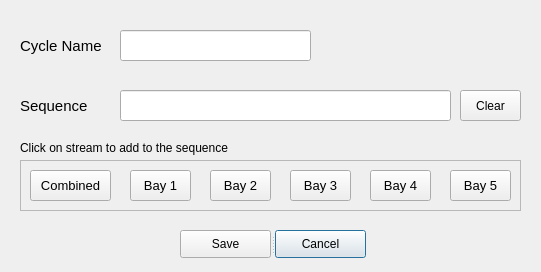
<?xml version="1.0" encoding="UTF-8"?>
<ui version="4.0">
 <class>Form</class>
 <widget class="QWidget" name="Form">
  <property name="geometry">
   <rect>
    <x>0</x>
    <y>0</y>
    <width>541</width>
    <height>272</height>
   </rect>
  </property>
  <property name="windowTitle">
   <string>Sequence Edit</string>
  </property>
  <widget class="QLabel" name="nameLabel">
   <property name="geometry">
    <rect>
     <x>20</x>
     <y>30</y>
     <width>101</width>
     <height>31</height>
    </rect>
   </property>
   <property name="font">
    <font>
     <pointsize>11</pointsize>
    </font>
   </property>
   <property name="text">
    <string>Cycle Name</string>
   </property>
  </widget>
  <widget class="QLabel" name="sequenceLabel">
   <property name="geometry">
    <rect>
     <x>20</x>
     <y>90</y>
     <width>81</width>
     <height>31</height>
    </rect>
   </property>
   <property name="font">
    <font>
     <pointsize>11</pointsize>
    </font>
   </property>
   <property name="text">
    <string>Sequence</string>
   </property>
  </widget>
  <widget class="QToolButton" name="clearButton">
   <property name="geometry">
    <rect>
     <x>460</x>
     <y>90</y>
     <width>61</width>
     <height>31</height>
    </rect>
   </property>
   <property name="text">
    <string>Clear</string>
   </property>
  </widget>
  <widget class="QFrame" name="frame">
   <property name="geometry">
    <rect>
     <x>20</x>
     <y>160</y>
     <width>501</width>
     <height>51</height>
    </rect>
   </property>
   <property name="frameShape">
    <enum>QFrame::StyledPanel</enum>
   </property>
   <widget class="QToolButton" name="combinedButton">
    <property name="geometry">
     <rect>
      <x>10</x>
      <y>10</y>
      <width>81</width>
      <height>31</height>
     </rect>
    </property>
    <property name="font">
     <font>
      <pointsize>10</pointsize>
     </font>
    </property>
    <property name="text">
     <string>Combined</string>
    </property>
   </widget>
   <widget class="QToolButton" name="bay1Button">
    <property name="geometry">
     <rect>
      <x>110</x>
      <y>10</y>
      <width>61</width>
      <height>31</height>
     </rect>
    </property>
    <property name="font">
     <font>
      <pointsize>10</pointsize>
     </font>
    </property>
    <property name="text">
     <string>Bay 1</string>
    </property>
   </widget>
   <widget class="QToolButton" name="bay5Button">
    <property name="geometry">
     <rect>
      <x>430</x>
      <y>10</y>
      <width>61</width>
      <height>31</height>
     </rect>
    </property>
    <property name="font">
     <font>
      <pointsize>10</pointsize>
     </font>
    </property>
    <property name="text">
     <string>Bay 5</string>
    </property>
   </widget>
   <widget class="QToolButton" name="bay2Button">
    <property name="geometry">
     <rect>
      <x>190</x>
      <y>10</y>
      <width>61</width>
      <height>31</height>
     </rect>
    </property>
    <property name="font">
     <font>
      <pointsize>10</pointsize>
     </font>
    </property>
    <property name="text">
     <string>Bay 2</string>
    </property>
   </widget>
   <widget class="QToolButton" name="bay3Button">
    <property name="geometry">
     <rect>
      <x>270</x>
      <y>10</y>
      <width>61</width>
      <height>31</height>
     </rect>
    </property>
    <property name="font">
     <font>
      <pointsize>10</pointsize>
     </font>
    </property>
    <property name="text">
     <string>Bay 3</string>
    </property>
   </widget>
   <widget class="QToolButton" name="bay4Button">
    <property name="geometry">
     <rect>
      <x>350</x>
      <y>10</y>
      <width>61</width>
      <height>31</height>
     </rect>
    </property>
    <property name="font">
     <font>
      <pointsize>10</pointsize>
     </font>
    </property>
    <property name="text">
     <string>Bay 4</string>
    </property>
   </widget>
  </widget>
  <widget class="QLabel" name="instrLabel">
   <property name="geometry">
    <rect>
     <x>20</x>
     <y>140</y>
     <width>261</width>
     <height>16</height>
    </rect>
   </property>
   <property name="font">
    <font>
     <pointsize>9</pointsize>
    </font>
   </property>
   <property name="text">
    <string>Click on stream to add to the sequence</string>
   </property>
  </widget>
  <widget class="QLineEdit" name="sequenceText">
   <property name="geometry">
    <rect>
     <x>120</x>
     <y>90</y>
     <width>331</width>
     <height>31</height>
    </rect>
   </property>
  </widget>
  <widget class="QLineEdit" name="nameText">
   <property name="geometry">
    <rect>
     <x>120</x>
     <y>30</y>
     <width>191</width>
     <height>31</height>
    </rect>
   </property>
  </widget>
  <widget class="QSplitter" name="splitter">
   <property name="geometry">
    <rect>
     <x>180</x>
     <y>230</y>
     <width>186</width>
     <height>28</height>
    </rect>
   </property>
   <property name="orientation">
    <enum>Qt::Horizontal</enum>
   </property>
   <widget class="QPushButton" name="saveButton">
    <property name="text">
     <string>Save</string>
    </property>
    <property name="autoDefault">
     <bool>false</bool>
    </property>
    <property name="default">
     <bool>false</bool>
    </property>
   </widget>
   <widget class="QPushButton" name="cancelButton">
    <property name="text">
     <string>Cancel</string>
    </property>
    <property name="autoDefault">
     <bool>false</bool>
    </property>
    <property name="default">
     <bool>true</bool>
    </property>
    <property name="flat">
     <bool>false</bool>
    </property>
   </widget>
  </widget>
 </widget>
 <resources/>
 <connections/>
</ui>
